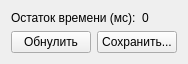
<?xml version="1.0" encoding="UTF-8"?>
<ui version="4.0">
 <class>Form</class>
 <widget class="QWidget" name="Form">
  <property name="geometry">
   <rect>
    <x>0</x>
    <y>0</y>
    <width>176</width>
    <height>62</height>
   </rect>
  </property>
  <property name="windowTitle">
   <string>Пауза. Статистика.</string>
  </property>
  <layout class="QGridLayout" name="gridLayout">
   <item row="0" column="0">
    <widget class="QLabel" name="label_2">
     <property name="text">
      <string>Остаток времени (мс):</string>
     </property>
    </widget>
   </item>
   <item row="0" column="1">
    <widget class="QLabel" name="time">
     <property name="text">
      <string>0</string>
     </property>
    </widget>
   </item>
   <item row="1" column="0" colspan="2">
    <layout class="QHBoxLayout" name="horizontalLayout">
     <item>
      <widget class="QPushButton" name="toZero">
       <property name="text">
        <string>Обнулить</string>
       </property>
      </widget>
     </item>
     <item>
      <widget class="QPushButton" name="save">
       <property name="text">
        <string>Сохранить...</string>
       </property>
      </widget>
     </item>
    </layout>
   </item>
  </layout>
 </widget>
 <resources/>
 <connections/>
</ui>
